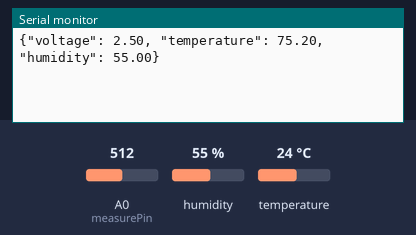
Simulated run of this sketch. Board: Arduino Uno, built with avr-gcc and run on an emulated ATmega328P. Parts: the last lines printed to the serial monitor. Inputs (shaded band) come from the test bench; at power-on: humidity 55 %, A0 (measurePin) = 512, temperature 24 °C.

Above: at 1.8 s.
1.9 s: humidity set to 22 %
At 2.6 s:
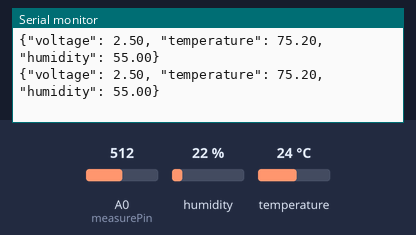
8.2 s: A0 (measurePin) set to 716
At 8.8 s:
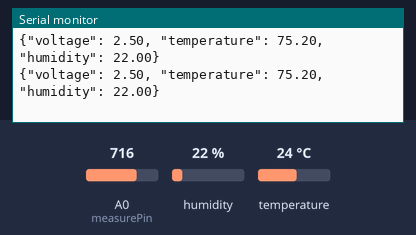
9.7 s: temperature set to 12 °C
At 10.8 s:
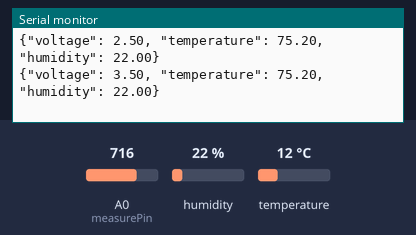
11.2 s: A0 (measurePin) set to 900
At 12.6 s:
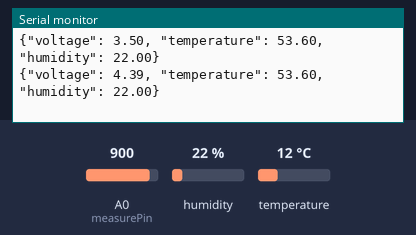
12.7 s: humidity set to 40 %
At 13.7 s:
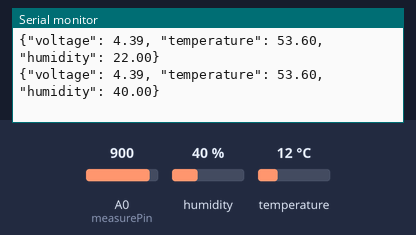
Timing chart, 0 to 15.7 s (numbered marks = the images above; inputs shaded):
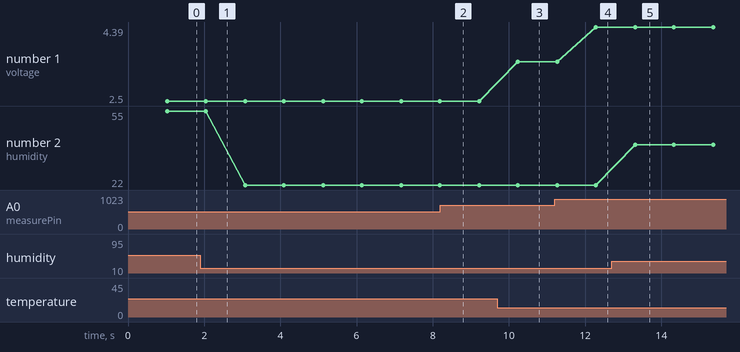

Measured:
- after the input at 11.2 s, the serial monitor: prints a new line after 1.1 s (image 4)
- after the input at 12.7 s, the serial monitor: prints a new line after 0.61 s (image 5)
- plotted number 1: 3.5 → 4.39 after the input at 11.2 s
- plotted number 2: 55 → 22 after the input at 1.9 s, 22 → 40 after the input at 12.7 s

The sketch:

dustsensor.ino
```cpp
// (licence header left out)
int measurePin = 0;
int ledPower = 2;

int samplingTime = 280;
int deltaTime = 40;
int sleepTime = 9680;

float voMeasured = 0;
float calcVoltage = 0;
float dustDensity = 0;

#include "DHT.h"

#define DHTPIN 2     // what pin we're connected to

// Uncomment whatever type you're using!
#define DHTTYPE DHT11   // DHT 11
//#define DHTTYPE DHT22   // DHT 22  (AM2302)
//#define DHTTYPE DHT21   // DHT 21 (AM2301)

// Initialize DHT sensor for normal 16mhz Arduino
DHT dht(DHTPIN, DHTTYPE);

void setup(){
  Serial.begin(9600);
  pinMode(ledPower,OUTPUT);
  dht.begin();

}

void loop(){

 // while (Serial.available()) {
    digitalWrite(ledPower,LOW); // power on the LED
    delayMicroseconds(samplingTime);

    voMeasured = analogRead(measurePin); // read the dust value

    delayMicroseconds(deltaTime);
    digitalWrite(ledPower,HIGH); // turn the LED off
    delayMicroseconds(sleepTime);

    // recover voltage
    calcVoltage = voMeasured * (5.0 / 1024);

    // linear eqaution taken from http://www.howmuchsnow.com/arduino/airquality/
    // Chris Nafis (c) 2012
    dustDensity = 0.17 * calcVoltage - 0.1;

    delay(1000);

   // Reading temperature or humidity takes about 250 milliseconds!
   // Sensor readings may also be up to 2 seconds 'old' (its a very slow sensor)
  float h = dht.readHumidity();
  // Read temperature as Celsius
  float t = dht.readTemperature();
  // Read temperature as Fahrenheit
  float f = dht.readTemperature(true);

  // Check if any reads failed and exit early (to try again).
  if (isnan(h) || isnan(t) || isnan(f)) {
    Serial.println("Failed to read from DHT sensor!");
    return;
  }

  // Compute heat index
  // Must send in temp in Fahrenheit!
  float hi = dht.computeHeatIndex(f, h);

  /*Serial.print("Humidity: ");
  Serial.print(h);
  Serial.print(" %\t");
  Serial.print("Temperature: ");
  Serial.print(t);
  Serial.print(" *C ");
  Serial.print(f);
  Serial.print(" *F\t");
  Serial.print("Heat index: ");
  Serial.print(hi);
  Serial.println(" *F"); */

  Serial.print("{\"voltage\": ");
  Serial.print(calcVoltage);
  Serial.print(", ");
  Serial.print("\"temperature\": ");
  Serial.print(f);
  Serial.print(", ");
  Serial.print("\"humidity\": ");
  Serial.print(h);
  Serial.println("}");

 // }
}
```
